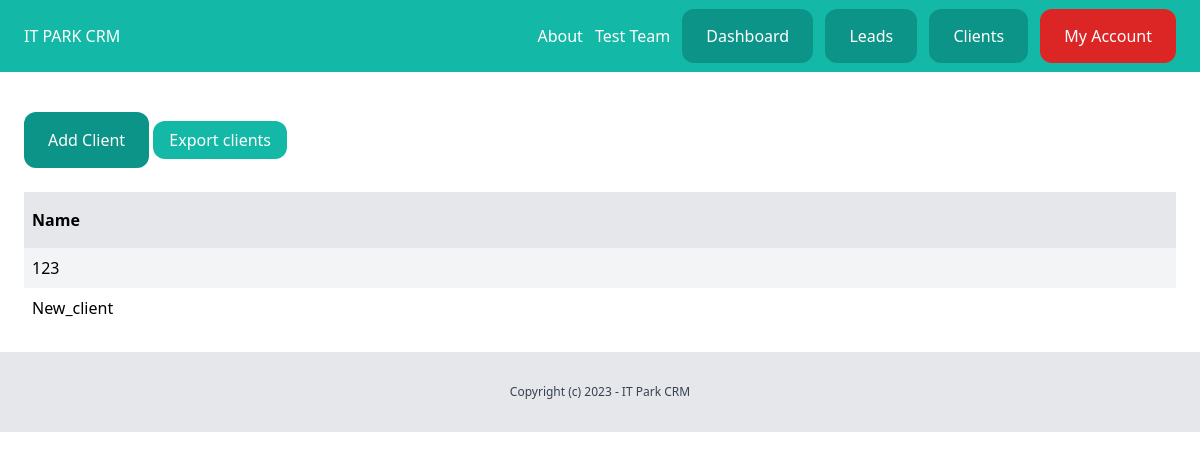
The page /dashboard/clients/ (signed in) on the database its author committed.
### team/models.py (models this page shows, shortened)
class Team(models.Model):
    plan = models.ForeignKey(Plan, related_name='teams', blank=True, null=True, on_delete=models.CASCADE)
    name = models.CharField(max_length=100)
    members = models.ManyToManyField(User, related_name='teams')
    created_by = models.ForeignKey(User, related_name='created_teams', on_delete=models.CASCADE)
    created_at = models.DateTimeField(auto_now_add=True)

### client/models.py (models this page shows, shortened)
class Client(models.Model):
    team = models.ForeignKey(Team, related_name='clients', on_delete=models.CASCADE)
    name = models.CharField(max_length=255)
    email = models.EmailField()
    description = models.TextField(blank=True, null=True)
    created_by = models.ForeignKey(User, related_name='clients', on_delete=models.CASCADE)
    created_at = models.DateTimeField(auto_now_add=True)
    modified_at = models.DateTimeField(auto_now=True)
    class Meta:
        ordering = ('name',)

### client/views.py (the view)
# urls.py: path('', views.clients_list, name='list'),
@login_required
def clients_list(request):
    team = request.user.userprofile.active_team
    clients = team.clients.all()
    return render(request, 'client/clients_list.html', {
        'clients': clients
    })

### team/context_processors.py (called while the page is built)
def active_team(request):
    if request.user.is_authenticated:
        active_team = request.user.userprofile.get_active_team()
        if not active_team:
            active_team = Team.objects.filter(created_by=request.user)[0]
    else:
        active_team = None
    return {'active_team': active_team}

### userprofile/models.py (called while the page is built)
    def get_active_team(self):
        if self.active_team:
            return self.active_team
        else:
            return Team.objects.filter(members__in=[self.user.id]).first()

### client/templates/client/clients_list.html (shortened to what this page needs)
{% extends 'core/base.html' %}
{% block content %}
    <div class="py-6 px-6">
        <a href="{% url 'clients:add' %}" class="inline-block py-4 px-6 bg-teal-600 rounded-xl text-white">Add Client</a>
        <a href="{% url 'clients:export' %}" class="py-2 px-4 rounded-xl bg-teal-500 text-white">Export clients</a>
        {% if clients %}
            <div class="mt-6 flex justify-between">
                <p class="py-4 px-2 bg-gray-200 font-semibold w-full">Name</p>
            </div>
            {% for client in clients %}
                <div class="flex justify-between">
                    <p class="py-2 px-2 w-full {% cycle 'bg-gray-100' '' %}">
                        <a href="{% url 'clients:detail' client.id %}">{{ client.name }}</a>
                    </p>
                </div>
                {% endfor %}
            {% else %}
                <p class="mt-6 px-2">There are no clients in the database yet...</p>
            {% endif %}
    </div>
{% endblock  %}

### core/templates/core/base.html (shortened to what this page needs)
{% load static %}
<!DOCTYPE html>
<html>
<head>
  <link rel="stylesheet" href="{% static 'main.min.css' %}">
</head>
<body>
  <nav class="py-6 px-6 flex justify-between bg-teal-500">
        <a href="/" class="text-white">IT PARK CRM </a>
        <div class="space-x-2">
            <a href="{% url 'about' %}" class="text-white">About</a>
            {% if request.user.is_authenticated %}
                <a href="{% url 'team:detail'  active_team.id  %}" class="text-white">{{ active_team.name }}</a>
                <a href="{% url 'dashboard:index' %}" class="py-4 px-6 bg-teal-600 rounded-xl text-white">Dashboard</a>
                <a href="{% url 'leads:list' %}" class="py-4 px-6 bg-teal-600 rounded-xl text-white">Leads</a>
                <a href="{% url 'clients:list' %}" class="py-4 px-6 bg-teal-600 rounded-xl text-white">Clients</a>
                <a href="{% url 'userprofile:myaccount' %}" class="py-4 px-6 bg-red-600 rounded-xl text-white">My Account</a>
            {% else %}
                <a href="{% url 'login' %}" class="py-4 px-6 bg-teal-600 rounded-xl text-white">Log In</a>
                <a href="{% url 'userprofile:signup' %}" class="py-4 px-6 bg-teal-400 rounded-xl text-white">Sign Up</a>
            {% endif %}
        </div>
  </nav>
  {% block content %}
  {% endblock %}
  <footer class="py-8 text-center bg-gray-200">
    <p class="text-xs text-gray-700">Copyright (c) 2023 - IT Park CRM</p>
  </footer>
</body>
</html>

### rows shown on the page
Team: name "Test Team"
Client: name "123"
Client: name "New_client"
